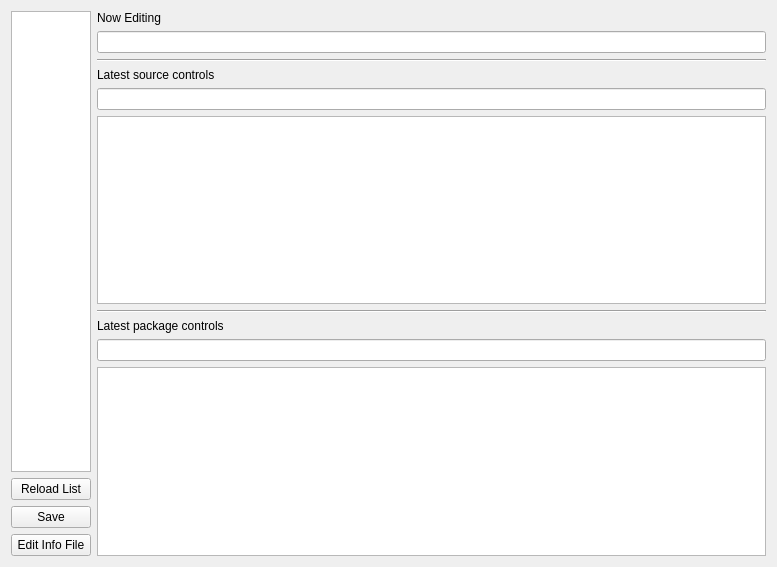
<?xml version="1.0" encoding="UTF-8"?>
<ui version="4.0">
 <class>Form</class>
 <widget class="QWidget" name="Form">
  <property name="geometry">
   <rect>
    <x>0</x>
    <y>0</y>
    <width>777</width>
    <height>567</height>
   </rect>
  </property>
  <property name="windowTitle">
   <string>Form</string>
  </property>
  <layout class="QHBoxLayout" name="horizontalLayout_3">
   <item>
    <layout class="QHBoxLayout" name="horizontalLayout">
     <item>
      <layout class="QVBoxLayout" name="verticalLayout">
       <item>
        <widget class="QListWidget" name="listWidget">
         <property name="sizePolicy">
          <sizepolicy hsizetype="Maximum" vsizetype="Expanding">
           <horstretch>0</horstretch>
           <verstretch>0</verstretch>
          </sizepolicy>
         </property>
        </widget>
       </item>
       <item>
        <widget class="QPushButton" name="pushButton_3">
         <property name="sizePolicy">
          <sizepolicy hsizetype="Maximum" vsizetype="Fixed">
           <horstretch>0</horstretch>
           <verstretch>0</verstretch>
          </sizepolicy>
         </property>
         <property name="text">
          <string>Reload List</string>
         </property>
        </widget>
       </item>
       <item>
        <widget class="QPushButton" name="pushButton">
         <property name="sizePolicy">
          <sizepolicy hsizetype="Maximum" vsizetype="Fixed">
           <horstretch>0</horstretch>
           <verstretch>0</verstretch>
          </sizepolicy>
         </property>
         <property name="text">
          <string>Save</string>
         </property>
        </widget>
       </item>
       <item>
        <widget class="QPushButton" name="pushButton_2">
         <property name="sizePolicy">
          <sizepolicy hsizetype="Maximum" vsizetype="Fixed">
           <horstretch>0</horstretch>
           <verstretch>0</verstretch>
          </sizepolicy>
         </property>
         <property name="text">
          <string>Edit Info File</string>
         </property>
        </widget>
       </item>
      </layout>
     </item>
     <item>
      <layout class="QHBoxLayout" name="horizontalLayout_2">
       <item>
        <layout class="QVBoxLayout" name="verticalLayout_3">
         <item>
          <widget class="QLabel" name="label_3">
           <property name="enabled">
            <bool>true</bool>
           </property>
           <property name="text">
            <string>Now Editing</string>
           </property>
          </widget>
         </item>
         <item>
          <widget class="QLineEdit" name="lineEdit_3">
           <property name="readOnly">
            <bool>true</bool>
           </property>
          </widget>
         </item>
         <item>
          <widget class="Line" name="line_2">
           <property name="orientation">
            <enum>Qt::Horizontal</enum>
           </property>
          </widget>
         </item>
         <item>
          <widget class="QLabel" name="label">
           <property name="text">
            <string>Latest source controls</string>
           </property>
          </widget>
         </item>
         <item>
          <widget class="QLineEdit" name="lineEdit_2"/>
         </item>
         <item>
          <widget class="QListWidget" name="listWidget_2"/>
         </item>
         <item>
          <widget class="Line" name="line">
           <property name="orientation">
            <enum>Qt::Horizontal</enum>
           </property>
          </widget>
         </item>
         <item>
          <widget class="QLabel" name="label_2">
           <property name="text">
            <string>Latest package controls</string>
           </property>
          </widget>
         </item>
         <item>
          <widget class="QLineEdit" name="lineEdit"/>
         </item>
         <item>
          <widget class="QListWidget" name="listWidget_3"/>
         </item>
        </layout>
       </item>
      </layout>
     </item>
    </layout>
   </item>
  </layout>
 </widget>
 <resources/>
 <connections/>
</ui>
